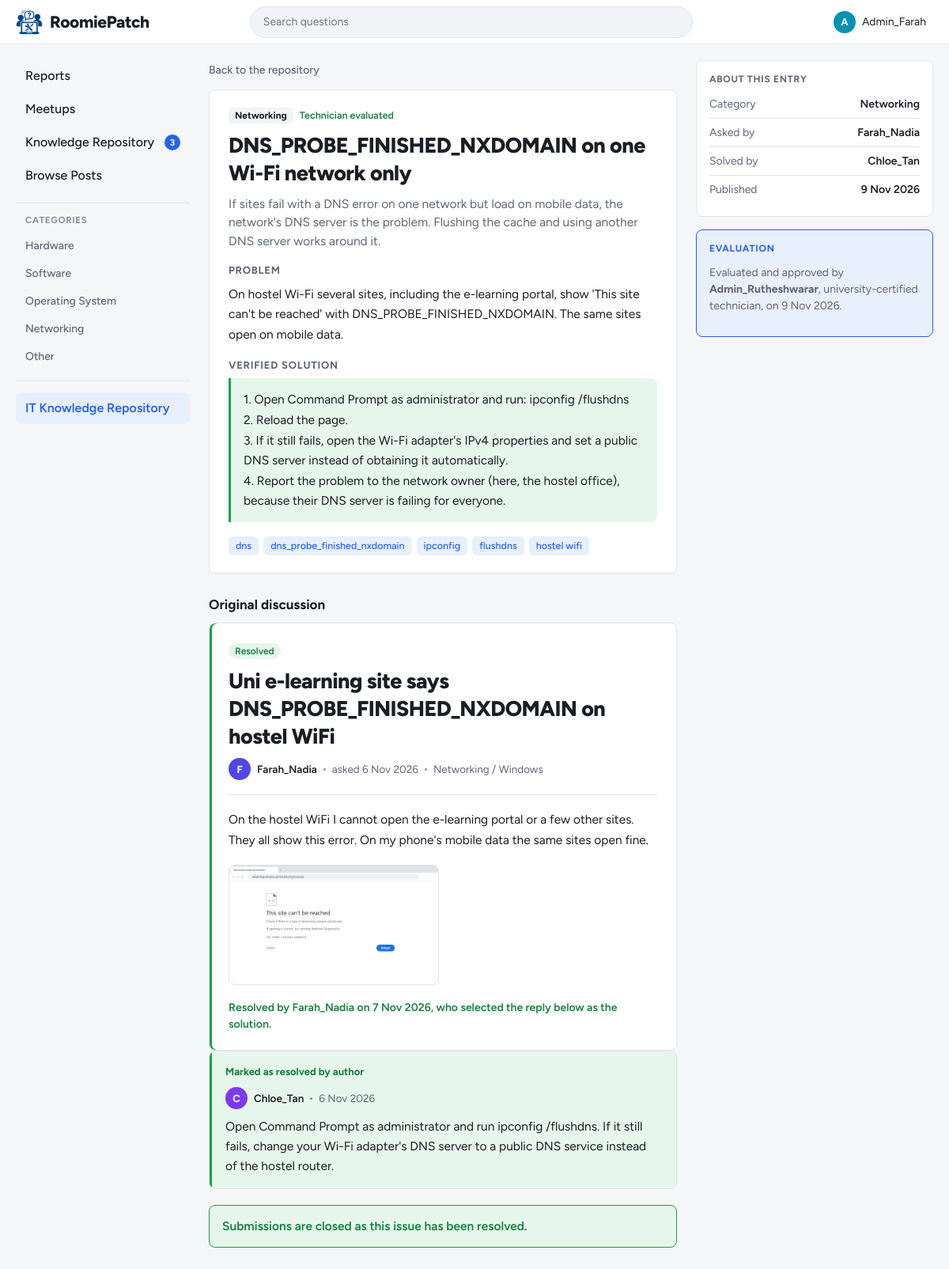
The app's page /student/repository_entry.php?id=4 (signed in) with its own data.
### tables this page shows
CREATE TABLE categories (
    category_id   INT AUTO_INCREMENT PRIMARY KEY,
    category_name VARCHAR(50) NOT NULL UNIQUE
);

CREATE TABLE repository_entries (
    entry_id          INT AUTO_INCREMENT PRIMARY KEY,
    post_id           INT NULL,
    accepted_reply_id INT NULL,
    category          ENUM('Hardware', 'Software', 'Operating System', 'Networking', 'Programming', 'Security', 'General IT') NOT NULL,
    title             VARCHAR(150) NOT NULL,
    summary           VARCHAR(300) NOT NULL,
    problem           TEXT NOT NULL,
    solution          TEXT NOT NULL,
    keywords          VARCHAR(255) NULL,
    contributor_id    INT NULL,                   
    solver_id         INT NULL,                   
    submitted_by      INT NULL,
    submitted_at      DATETIME NOT NULL DEFAULT CURRENT_TIMESTAMP,
    status            ENUM('Pending', 'Approved', 'Rejected') NOT NULL DEFAULT 'Pending',
    reviewed_by       INT NULL,                   
    reviewed_at       DATETIME NULL,
    review_notes      TEXT NULL,
    rejection_reason  TEXT NULL,
    is_published      TINYINT(1) NOT NULL DEFAULT 0,
    published_at      DATETIME NULL,
    unpublished_at    DATETIME NULL,
    UNIQUE KEY uq_repository_post (post_id),
    KEY idx_repository_status (status, is_published),
    KEY idx_repository_category (category),
    KEY idx_repository_published (published_at),
    FOREIGN KEY (post_id) REFERENCES posts(post_id) ON DELETE SET NULL,
    FOREIGN KEY (accepted_reply_id) REFERENCES replies(reply_id) ON DELETE SET NULL,
    FOREIGN KEY (contributor_id) REFERENCES users(user_id) ON DELETE SET NULL,
    FOREIGN KEY (solver_id) REFERENCES users(user_id) ON DELETE SET NULL,
    FOREIGN KEY (submitted_by) REFERENCES users(user_id) ON DELETE SET NULL,
    FOREIGN KEY (reviewed_by) REFERENCES users(user_id) ON DELETE SET NULL
);

CREATE TABLE posts (
    post_id     INT AUTO_INCREMENT PRIMARY KEY,
    user_id     INT NOT NULL,
    title       VARCHAR(150) NOT NULL,
    description TEXT NOT NULL,
    category_id INT NOT NULL,
    device_os   ENUM('Windows', 'macOS', 'Linux', 'Android', 'iOS', 'Other') NOT NULL,
    tags        VARCHAR(255) NULL,                 
    status      ENUM('Open', 'Resolved') NOT NULL DEFAULT 'Open',
     
     
     
    accepted_reply_id INT NULL,
    resolved_at DATETIME NULL,
    created_at  DATETIME NOT NULL DEFAULT CURRENT_TIMESTAMP,
    KEY idx_posts_resolved_at (resolved_at),
    FOREIGN KEY (user_id) REFERENCES users(user_id) ON DELETE CASCADE,
    FOREIGN KEY (category_id) REFERENCES categories(category_id)
);

CREATE TABLE users (
    user_id   INT AUTO_INCREMENT PRIMARY KEY,
    username  VARCHAR(50)  NOT NULL UNIQUE,
    login_id  VARCHAR(20)  NOT NULL UNIQUE,       
    password  VARCHAR(255) NOT NULL,              
    role      ENUM('student', 'admin') NOT NULL DEFAULT 'student',
     
     
    reputation INT NOT NULL DEFAULT 0,
     
     
    is_certified_technician TINYINT(1) NOT NULL DEFAULT 0,
    bio       TEXT NULL
);

CREATE TABLE post_images (
    image_id   INT AUTO_INCREMENT PRIMARY KEY,
    post_id    INT NOT NULL,
    image_path VARCHAR(255) NOT NULL,              
    FOREIGN KEY (post_id) REFERENCES posts(post_id) ON DELETE CASCADE
);

CREATE TABLE replies (
    reply_id    INT AUTO_INCREMENT PRIMARY KEY,
    post_id     INT NOT NULL,
    user_id     INT NOT NULL,
    content     TEXT NOT NULL,
    is_resolved TINYINT(1) NOT NULL DEFAULT 0,     
    created_at  DATETIME NOT NULL DEFAULT CURRENT_TIMESTAMP,
    FOREIGN KEY (post_id) REFERENCES posts(post_id) ON DELETE CASCADE,
    FOREIGN KEY (user_id) REFERENCES users(user_id) ON DELETE CASCADE
);

### student/repository_entry.php (the view, shortened to what this page needs)
<?php
require_once '../config/db.php';
$entry_id = (int) get_text('id');
$stmt = $conn->prepare('
    SELECT e.*, c.username AS contributor, s.username AS solver, rv.username AS reviewer,
           p.title AS post_title, p.description AS post_description, p.created_at AS post_created,
           p.resolved_at, p.device_os, p.user_id AS post_author_id, cat.category_name
    FROM repository_entries e
    LEFT JOIN users c ON c.user_id = e.contributor_id
    LEFT JOIN users s ON s.user_id = e.solver_id
    LEFT JOIN users rv ON rv.user_id = e.reviewed_by
    LEFT JOIN posts p ON p.post_id = e.post_id
    LEFT JOIN categories cat ON cat.category_id = p.category_id
    WHERE e.entry_id = ? AND ' . REPO_PUBLIC_SQL);
$stmt->bind_param('i', $entry_id);
$stmt->execute();
$entry = $stmt->get_result()->fetch_assoc();
$accepted = null;
if ($entry['accepted_reply_id'] !== null) {
    $stmt = $conn->prepare('SELECT r.reply_id, r.content, r.created_at, r.user_id, u.username
                            FROM replies r JOIN users u ON u.user_id = r.user_id WHERE r.reply_id = ?');
    $stmt->bind_param('i', $entry['accepted_reply_id']);
    $stmt->execute();
    $accepted = $stmt->get_result()->fetch_assoc();
}
if ($entry['post_id'] !== null) {
    $stmt = $conn->prepare('SELECT image_path FROM post_images WHERE post_id = ? ORDER BY image_id');
    $stmt->bind_param('i', $entry['post_id']);
    $stmt->execute();
    $images = $stmt->get_result()->fetch_all(MYSQLI_ASSOC);
}
$active = 'repository';
include '../includes/header.php';
?>
<main class="content">
    <a class="back-link" href="<?= BASE_URL ?>student/repository.php"><?= icon('chevron-left', 16) ?>Back to the repository</a>
    <article class="thread repo-entry">
        <div class="post-meta">
            <span class="type-badge"><?= e($entry['category']) ?></span>
            <span class="repo-verified"><?= icon('shield-check', 14) ?>Technician evaluated</span>
        </div>
        <h1 class="thread-title"><?= e($entry['title']) ?></h1>
        <p class="repo-summary"><?= nl2br(e($entry['summary'])) ?></p>
        <h2 class="repo-section-title">Problem</h2>
        <div class="repo-text"><?= nl2br(e($entry['problem'])) ?></div>
        <h2 class="repo-section-title">Verified solution</h2>
        <div class="repo-text repo-solution"><?= nl2br(e($entry['solution'])) ?></div>
        <?php if ($entry['keywords']): ?>
            <div class="post-footer">
                <?php foreach (tag_list($entry['keywords']) as $kw): ?>
                    <a class="chip" href="<?= BASE_URL ?>student/repository.php?q=<?= urlencode($kw) ?>"><?= e($kw) ?></a>
                <?php endforeach; ?>
            </div>
        <?php endif; ?>
    </article>
    <h2 class="replies-heading">Original discussion</h2>
    <?php if ($entry['post_id'] === null): ?>
        <div class="feed"><div class="empty-state"><strong>The original discussion is no longer available</strong>The verified solution above is kept in the repository.</div></div>
    <?php else: ?>
        <article class="thread is-resolved">
            <span class="status-badge resolved"><?= icon('check', 14) ?>Resolved</span>
            <h3 class="thread-title"><?= e($entry['post_title']) ?></h3>
            <div class="thread-meta">
                <a class="author-chip" href="<?= BASE_URL ?>student/profile.php?id=<?= (int) $entry['post_author_id'] ?>">
                    <?= avatar($entry['contributor'] ?? '?', 'sm') ?><?= e($entry['contributor'] ?? 'former student') ?>
                </a>
                <span class="dot" aria-hidden="true"></span>
                <span>asked <?= e(date('j M Y', strtotime($entry['post_created']))) ?></span>
                <span class="dot" aria-hidden="true"></span>
                <span><?= e($entry['category_name']) ?> / <?= e($entry['device_os']) ?></span>
            </div>
            <div class="thread-body"><?= nl2br(e($entry['post_description'])) ?></div>
            <?php if ($images): ?>
                <div class="thread-images">
                    <?php foreach ($images as $image): ?>
                        <a href="<?= BASE_URL ?>uploads/posts/<?= e($image['image_path']) ?>" data-lightbox title="Enlarge image">
                            <img src="<?= BASE_URL ?>uploads/posts/<?= e($image['image_path']) ?>" alt="Image attached to the question" loading="lazy">
                        </a>
                    <?php endforeach; ?>
                </div>
            <?php endif; ?>
            <p class="repo-resolution">
                Resolved by <?= e($entry['contributor'] ?? 'the original poster') ?>
                <?= $entry['resolved_at'] ? 'on ' . e(date('j M Y', strtotime($entry['resolved_at']))) : '' ?>,
                who selected the reply below as the solution.
            </p>
        </article>
        <?php if ($accepted): ?>
            <div class="reply-list">
                <article class="reply resolved">
                    <div class="resolved-label"><?= icon('check', 16) ?>Marked as resolved by author</div>
                    <div class="reply-meta">
                        <a class="author-chip" href="<?= BASE_URL ?>student/profile.php?id=<?= (int) $accepted['user_id'] ?>">
                            <?= avatar($accepted['username'], 'sm') ?><?= e($accepted['username']) ?>
                        </a>
                        <span class="dot" aria-hidden="true"></span>
                        <time datetime="<?= e($accepted['created_at']) ?>"><?= e(date('j M Y', strtotime($accepted['created_at']))) ?></time>
                    </div>
                    <div class="reply-body"><?= nl2br(e($accepted['content'])) ?></div>
                </article>
            </div>
        <?php endif; ?>
    <?php endif; ?>
    <div class="closed-note" role="status">
        <p>Submissions are closed as this issue has been resolved.</p>
    </div>
</main>
<aside class="rail">
    <section class="rail-box">
        <h2>About this entry</h2>
        <dl class="info-list">
            <div><dt>Category</dt><dd><?= e($entry['category']) ?></dd></div>
            <div><dt>Asked by</dt><dd><?= e($entry['contributor'] ?? 'former student') ?></dd></div>
            <?php if ($entry['solver']): ?><div><dt>Solved by</dt><dd><?= e($entry['solver']) ?></dd></div><?php endif; ?>
            <div><dt>Published</dt><dd><?= e(date('j M Y', strtotime($entry['published_at']))) ?></dd></div>
        </dl>
    </section>
    <section class="rail-box rail-box-repo">
        <h2><?= icon('shield-check', 16) ?>Evaluation</h2>
        <p>Evaluated and approved by <strong><?= e($entry['reviewer'] ?? 'a certified technician') ?></strong>, university-certified technician, on <?= e(date('j M Y', strtotime($entry['reviewed_at']))) ?>.</p>
    </section>
</aside>
<?php include '../includes/footer.php'; ?>

### includes/functions.php (shortened to what this page needs)
<?php
function e($text)
{
    return htmlspecialchars((string) $text, ENT_QUOTES, 'UTF-8');
}
function tag_list($tags)
{
    $list = [];
    foreach (explode(',', (string) $tags) as $tag) {
        $tag = trim($tag);
        if ($tag !== '') {
            $list[] = $tag;
        }
    }
    return $list;
}
function avatar($username, $size = 'md')
{
    $colours = ['#2563eb', '#0891b2', '#4f46e5', '#0d9488', '#7c3aed', '#1d4ed8'];
    $colour = $colours[crc32($username) % count($colours)];
    $letter = strtoupper(mb_substr($username, 0, 1));
    return '<span class="avatar avatar-' . e($size) . '" style="background:' . $colour . '" aria-hidden="true">'
        . e($letter) . '</span>';
}
function get_text($name, $max = 100)
{
    $value = $_GET[$name] ?? '';
    return mb_substr(trim($value), 0, $max);
}

### includes/sidebar.php (shortened to what this page needs)
<?php
function nav_link($key, $href, $icon_name, $label, $active, $badge = null)
{
    $class = $key === $active ? 'nav-link active' : 'nav-link';
    $current = $key === $active ? ' aria-current="page"' : '';
    $badge_html = '';
    if ($badge !== null) {
        $badge_html = '<span class="nav-badge" data-badge="' . $key . '"' . ($badge > 0 ? '' : ' hidden') . '>'
            . ($badge > 99 ? '99+' : $badge) . '</span>';
    }
    return '<a class="' . $class . '" href="' . BASE_URL . $href . '"' . $current . '>'
        . icon($icon_name) . '<span>' . e($label) . '</span>' . $badge_html . '</a>';
}
?>
<nav class="sidebar" aria-label="Main">
    <?php if ($is_admin): ?>
        <div class="nav-group">
            <?= nav_link('reports', 'admin/dashboard.php', 'flag', 'Reports', $active) ?>
            <?= nav_link('meetups', 'admin/meetups.php', 'meetup', 'Meetups', $active) ?>
            <?php $repo_pending = (int) $conn->query("SELECT COUNT(*) FROM repository_entries WHERE status = 'Pending'")->fetch_row()[0]; ?>
            <?= nav_link('repository_admin', 'admin/repository.php', 'book', 'Knowledge Repository', $active, $repo_pending) ?>
            <?= nav_link('browse', 'student/browse.php', 'list', 'Browse Posts', $active) ?>
        </div>
    <?php endif; ?>
    <div class="nav-group">
        <h2 class="nav-heading">Categories</h2>
        <?php
        $categories = $conn->query('SELECT category_id, category_name FROM categories ORDER BY category_id');
        while ($cat = $categories->fetch_assoc()):
        ?>
            <a class="nav-link nav-link-plain" href="<?= BASE_URL ?>student/browse.php?category=<?= (int) $cat['category_id'] ?>">
                <?= e($cat['category_name']) ?>
            </a>
        <?php endwhile; ?>
    </div>
    <div class="nav-group nav-group-repo">
        <?= nav_link('repository', 'student/repository.php', 'book', 'IT Knowledge Repository', $active) ?>
    </div>
</nav>

### records on screen
categories: category_name "Hardware"
categories: category_name "Software"
categories: category_name "Operating System"
categories: category_name "Networking"
categories: category_name "Other"
repository_entries: category "Networking", title "DNS_PROBE_FINISHED_NXDOMAIN on one Wi-Fi network only", summary "If sites fail with a DNS error on one network but load on mobile data, the network's DNS server is the problem. Flushing the cache and using another DNS server works around it.", problem "On hostel Wi-Fi several sites, including the e-learning portal, show 'This site can't be reached' with DNS_PROBE_FINISHED_NXDOMAIN. The same sites open on mobile data.", solution "1. Open Command Prompt as administrator and run: ipconfig /flushdns 2. Reload the page. 3. If it still fails, open the Wi-Fi adapter's IPv4 properties and set a public DNS server instead of obtaining it automatically. 4. Report the problem to the network owner (here, the hostel office), because their DNS server is failing for everyone.", keywords "dns", keywords "dns_probe_finished_nxdomain", keywords "ipconfig", keywords "flushdns", keywords "hostel wifi", post.title "Uni e-learning site says DNS_PROBE_FINISHED_NXDOMAIN on hostel WiFi", contributor.username "F", contributor.username "Farah_Nadia", post.created_at "6 Nov 2026", categories.category_name "Networking", post.device_os "Windows", post.description "On the hostel WiFi I cannot open the e-learning portal or a few other sites. They all show this error. On my phone's mobile data the same sites open fine.", post.resolved_at "7 Nov 2026", solver.username "Chloe_Tan", published_at "9 Nov 2026", reviewed_by.username "Admin_Rutheshwarar", reviewed_at "9 Nov 2026"
post_images: image_path (picture)
replies: user.username "C", user.username "Chloe_Tan", created_at "6 Nov 2026", content "Open Command Prompt as administrator and run ipconfig /flushdns. If it still fails, change your Wi-Fi adapter's DNS server to a public DNS service instead of the hostel router."

### other values on screen
$letter "A"
$_SESSION['username'] "Admin_Farah"
$label "Reports Meetups Knowledge Repository Browse Posts IT Knowledge Repository"
$badge "3"
